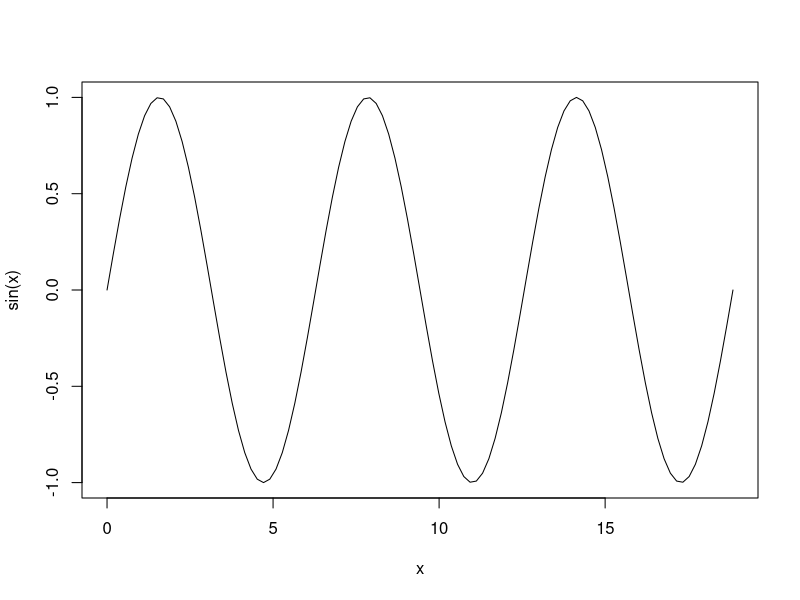
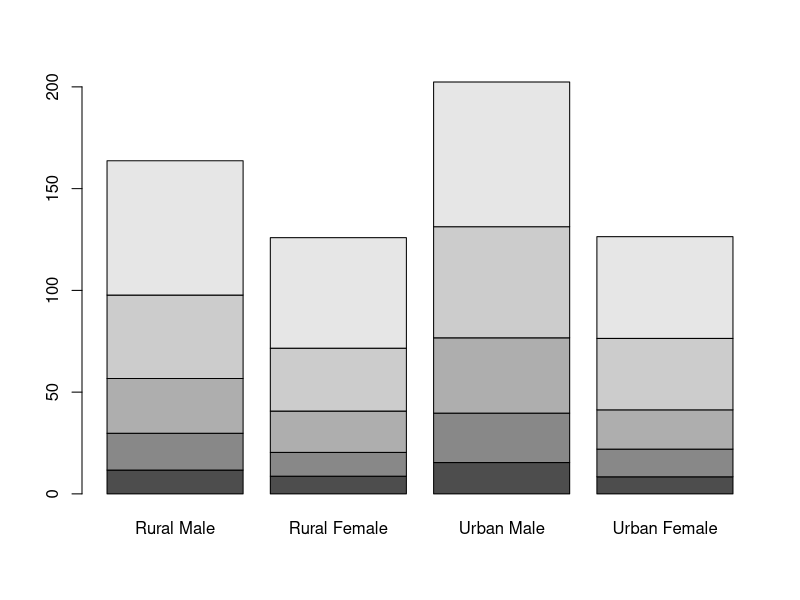
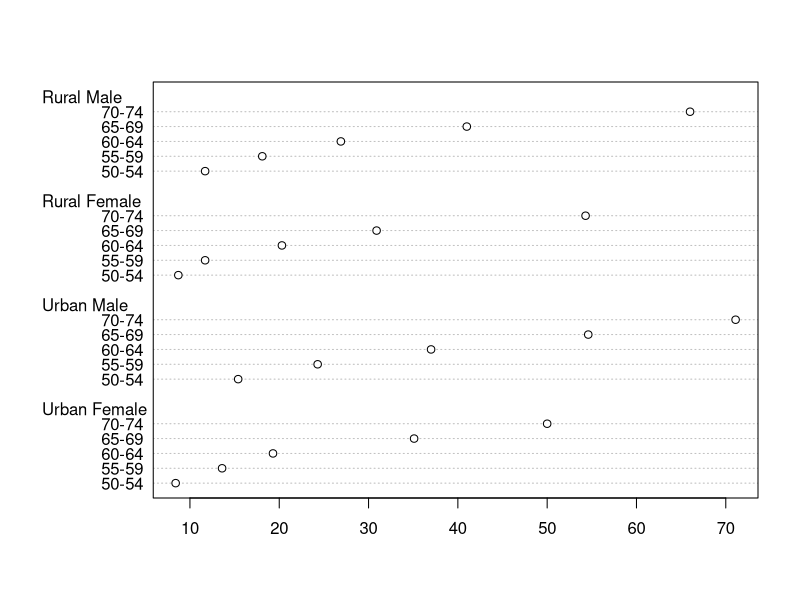
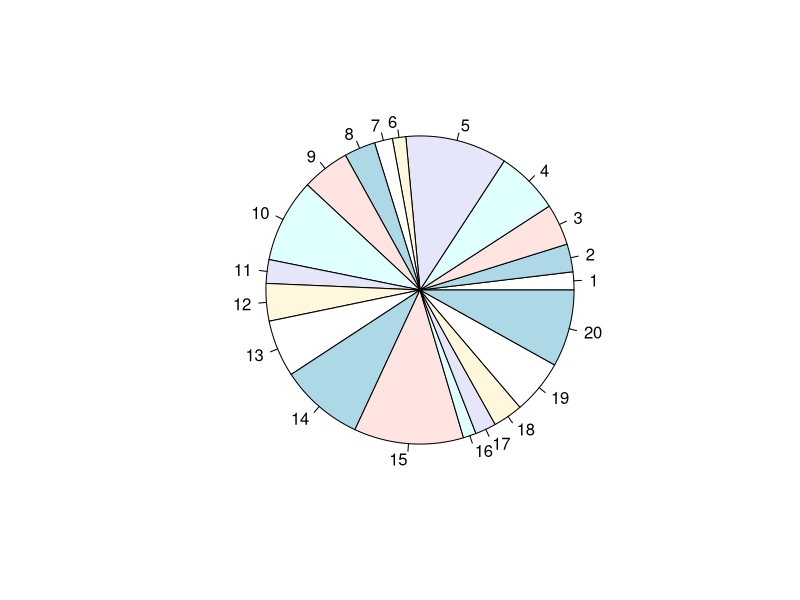
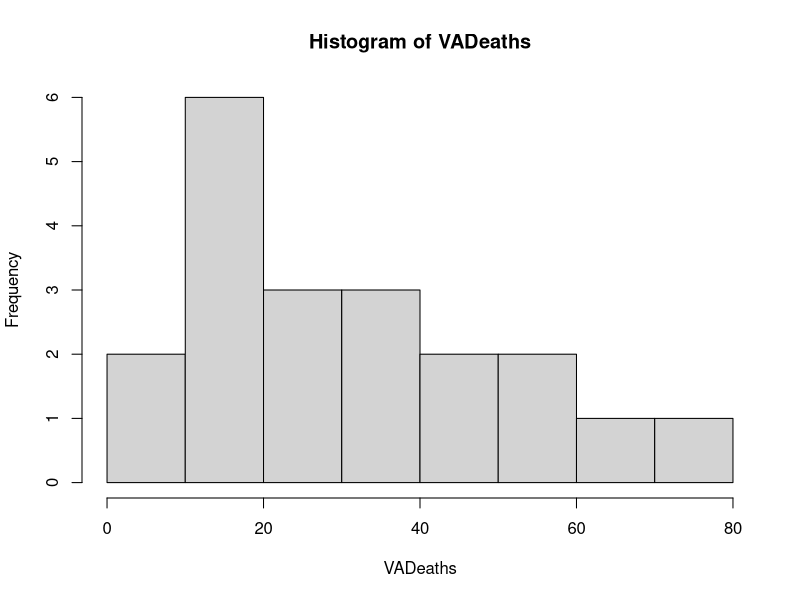
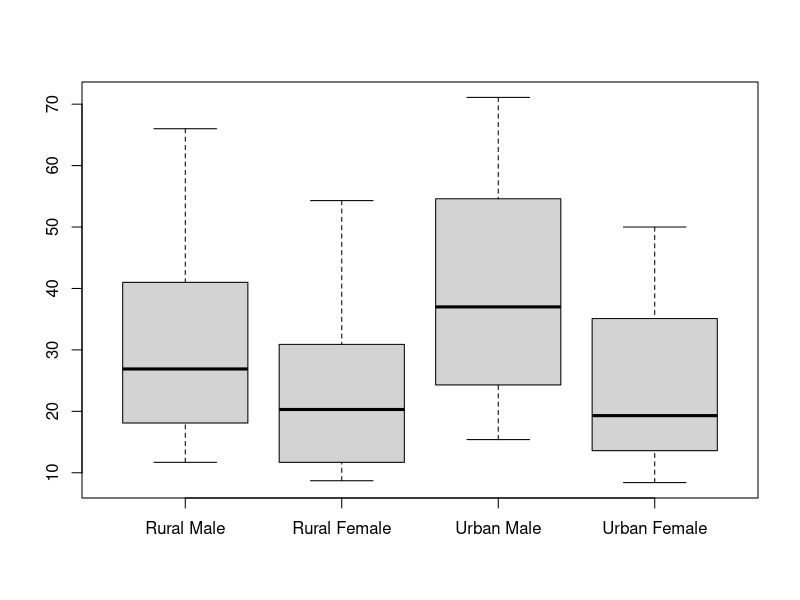
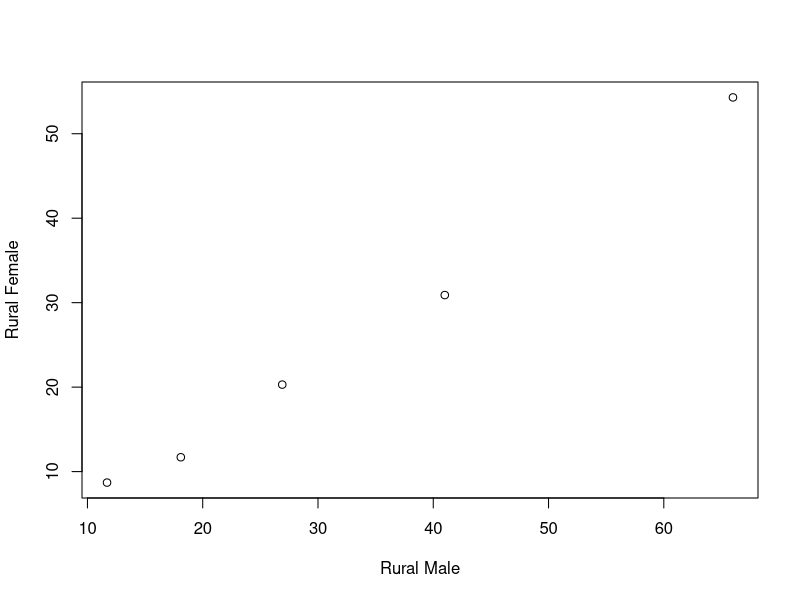
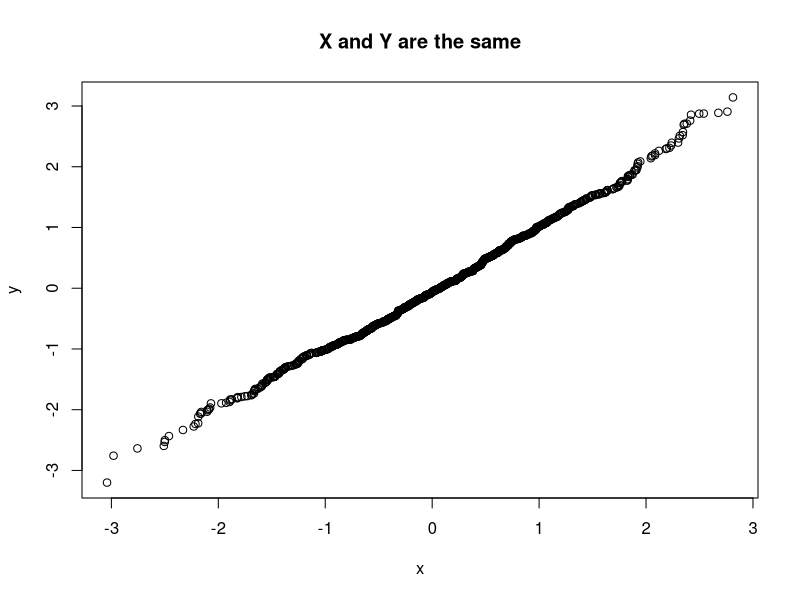

The R source for these figures, in order:
## ---- chunk 1
1+1 
3-5 
4*6 
12/4 
3^4 
31%%7 
31%/%7 
## ---- chunk 2
x<-c(5,7,8) 
x 
## ---- chunk 3
y<-c(x,6:1)
y
## ---- chunk 4
y[5]
y[c(1,3,5)]
y[-2]
y[-(3:5)]
## ---- chunk 5
z<-x-4
z
## ---- chunk 6
z*2
z^2
x^z
y%%2:4
## ---- chunk 7
seq(1,9,by=2)
rep(3,5)
rep(seq(2,6,2),2)
rep(c(1,4),c(3,2))
rep(c(1,2,4),each=3)
## ---- chunk 8
evens<-NULL
evens[seq(2,10,2)]<-seq(2,10,2)
evens
## ---- chunk 9
x<-c(0,7,8)
x/x
## ---- chunk 10
1/x
## ---- chunk 11
x[0.4]
x[1.8]
## ---- chunk 12
x<-c("red","yellow","blue")
y<-c(x,"green")
y
## ---- chunk 13
z<-c(y,1)
z
## ---- chunk 14
substr(z,2,4)
## ---- chunk 15
paste(x," flower","s",sep="")
## ---- chunk 16
paste(x," flowers",collapse=", ")
## ---- chunk 17
x<-c("control","treatment","control","test","treatment")
y<-factor(x)
y
## ---- chunk 18
levels(y)
## ---- chunk 19
as.integer(y)
## ---- chunk 20
levels(y)[as.integer(y)]
## ---- chunk 21
is.na(evens)
## ---- chunk 22
m<-matrix(1:6,nrow=2,ncol=3)
m
m[1,2]
m[5]
m[1,]
m[,1]
## ---- chunk 23
a<-array(1:24,c(3,4,2))
## ---- chunk 24
colors<-c("red","yellow","blue","green")
numbers<-c(1,2,3,4)
c.a.n<-data.frame(colors,numbers,more.n=5:8)
c.a.n
names(c.a.n)
c.a.n$numbers
## ---- chunk 25
x<-c(3,2,3)
y<-c(7,7)
list(x=x,y=y)
## ---- chunk 26
x=c(seq(1,10),25)
sum(x)
mean(x)
median(x)
sd(x)
var(x)
summary(x)
## ---- chunk 27
A<-TRUE
B<-FALSE
## ---- chunk 28
!A
## ---- chunk 29
A&B
## ---- chunk 30
A|B
## ---- chunk 31
a<-c(TRUE,FALSE,FALSE,TRUE)
b<-c(13,7,8,2)
b[a]
sum(a)
## ---- chunk 32
a&(b-2)
## ---- chunk 33
a<-c(3,6,9)
a>4
a==4
a>=4
a!=4
a[a>4]
b<-c(4,6,8)
a<b
a[a<b]
## ---- chunk 34
dbinom(4,6,0.5)
## ---- chunk 35
pbinom(4,6,0.5)
## ---- chunk 36
qbinom(0.89,6,0.5)
## ---- chunk 37
defectives<-rbinom(24, 15, 0.1)
defectives
## ---- chunk 38
dpois(3,0.5)
## ---- chunk 39
ppois(3,0.5)
## ---- chunk 40
qpois(0.25,0.5)
## ---- chunk 41
rpois(10,3.7)
## ---- chunk 42
dexp(3,0.5)
## ---- chunk 43
pexp(3,0.5)
## ---- chunk 44
qexp(0.25,0.5)
## ---- chunk 45
rexp(10,3.7)
## ---- chunk 46
dnorm(3,2,3)
## ---- chunk 47
pnorm(3,2,3)
## ---- chunk 48
qnorm(0.25,2,3)
## ---- chunk 49
rnorm(10,2,3)
## ---- chunk 50
curve(expr=sin,from=0,to=6*pi)
## ---- chunk 51
barplot(VADeaths)
## ---- chunk 52
dotchart(VADeaths)
## ---- chunk 53
pie(VADeaths)
## ---- chunk 54
hist(VADeaths)
## ---- chunk 55
boxplot(VADeaths)
## ---- chunk 56
plot(VADeaths)
## ---- chunk 57
x<-rnorm(1000)
y<-rnorm(1000)
qqplot(x,y,main="X and Y are the same")
## ---- chunk 58
par(mar=c(5,5,5,5)+0.1)
plot(c(1,9),c(0,50),type="n",xlab="",ylab="")
text(6,40,"Plot Region")
points(6,20)
text(6,20,"(6,20)",adj=c(0.5,2))
mtext(paste("Margin",1:4),side=1:4,line=3)
mtext(paste("Line",0:4),side=1,line=0:4,at=3,cex=0.6)
mtext(paste("Line",0:4),side=2,line=0:4,at=15,cex=0.6)
mtext(paste("Line",0:4),side=3,line=0:4,at=3,cex=0.6)
mtext(paste("Line",0:4),side=4,line=0:4,at=15,cex=0.6)

## ---- chunk 59
Fibonacci<-numeric(12)
Fibonacci[1]<-Fibonacci[2]<-1
for (i in 3:12){
  Fibonacci[i]<-Fibonacci[i-2]+Fibonacci[i-1]
}
Fibonacci
## ---- chunk 60
x<-3
if (x>2){
  y<-2*x
}else{
  y<-3*x
}
y
## ---- chunk 61
Fib1<-1
Fib2<-1
Fibonacci<-c(Fib1,Fib2)
while (Fib2<300){
  Fibonacci<-c(Fibonacci,Fib2)
  oldFib2<-Fib2
  Fib2<-Fib1+Fib2
  Fib1<-oldFib2
}
Fibonacci
